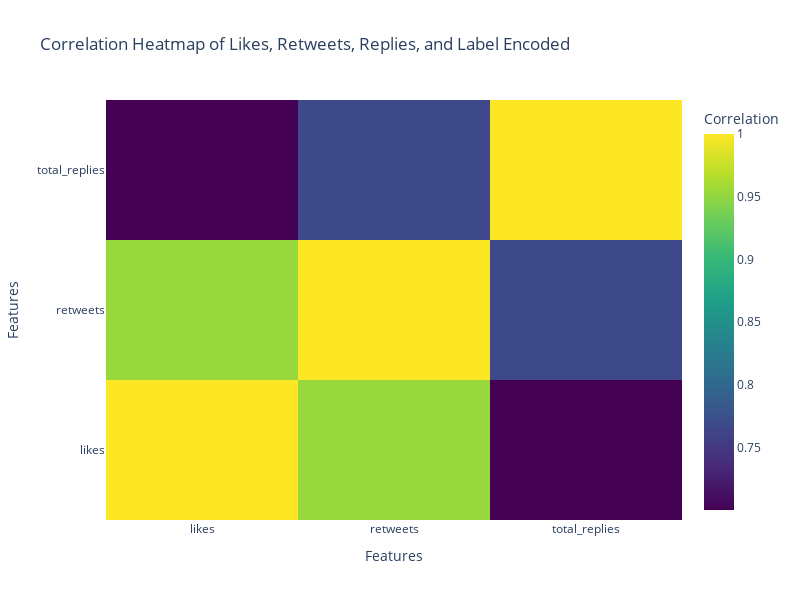

Notebook code for this chart:
### Markdown cell above
1. Positive Correlation:

A positive trend line across most or all categories suggests that as tweet length increases, the number of words also increases.

This makes intuitive sense: longer tweets can hold more words.

2. Category Differences:

Some categories tend to use longer or more complex words (lower word count for same tweet length).

Others may use shorter, more concise language (higher word count for same tweet length).


3. Outliers:

Points far from the trend line could be outliers most likely spam content, unusually wordy or concise tweets.

4. Compactness of Categories:
Tightly clustered points imply similar writing style or length.

### Code cell
# Create the correlation matrix
corr_matrix = df[['likes', 'retweets', 'total_replies']].corr()

# Create the heatmap using Plotly
fig = go.Figure(data=go.Heatmap(
    z=corr_matrix.values,
    x=corr_matrix.columns,
    y=corr_matrix.index,
    colorscale='Viridis',  # You can choose other color scales like 'Cividis', 'Plasma', etc.
    colorbar=dict(title='Correlation'),
))

# Update layout to customize the dimensions
fig.update_layout(
    title="Correlation Heatmap of Likes, Retweets & Replies",
    xaxis_title="Features",
    yaxis_title="Features",
    xaxis=dict(tickmode='array'),
    yaxis=dict(tickmode='array'),
    width=800,  # Adjust the width of the heatmap
    height=600  # Adjust the height of the heatmap
)

fig.show()

### Figure 1 — Plotly figure (JSON) as saved in the notebook; plotly's stock layout.template omitted (floating-point values rounded to 4 significant figures)
{"data": [{"colorbar": {"title": {"text": "Correlation"}}, "colorscale": [[0, "#440154"], [0.1111, "#482878"], [0.2222, "#3e4989"], [0.3333, "#31688e"], [0.4444, "#26828e"], [0.5556, "#1f9e89"], [0.6667, "#35b779"], [0.7778, "#6ece58"], [0.8889, "#b5de2b"], [1, "#fde725"]], "type": "heatmap", "x": ["likes", "retweets", "total_replies"], "y": ["likes", "retweets", "total_replies"], "z": [[1, 0.9535, 0.7004], [0.9535, 1, 0.7667], [0.7004, 0.7667, 1]]}], "layout": {"height": 600, "title": {"text": "Correlation Heatmap of Likes, Retweets, Replies, and Label Encoded"}, "width": 800, "xaxis": {"tickmode": "array", "title": {"text": "Features"}}, "yaxis": {"tickmode": "array", "title": {"text": "Features"}}}}
